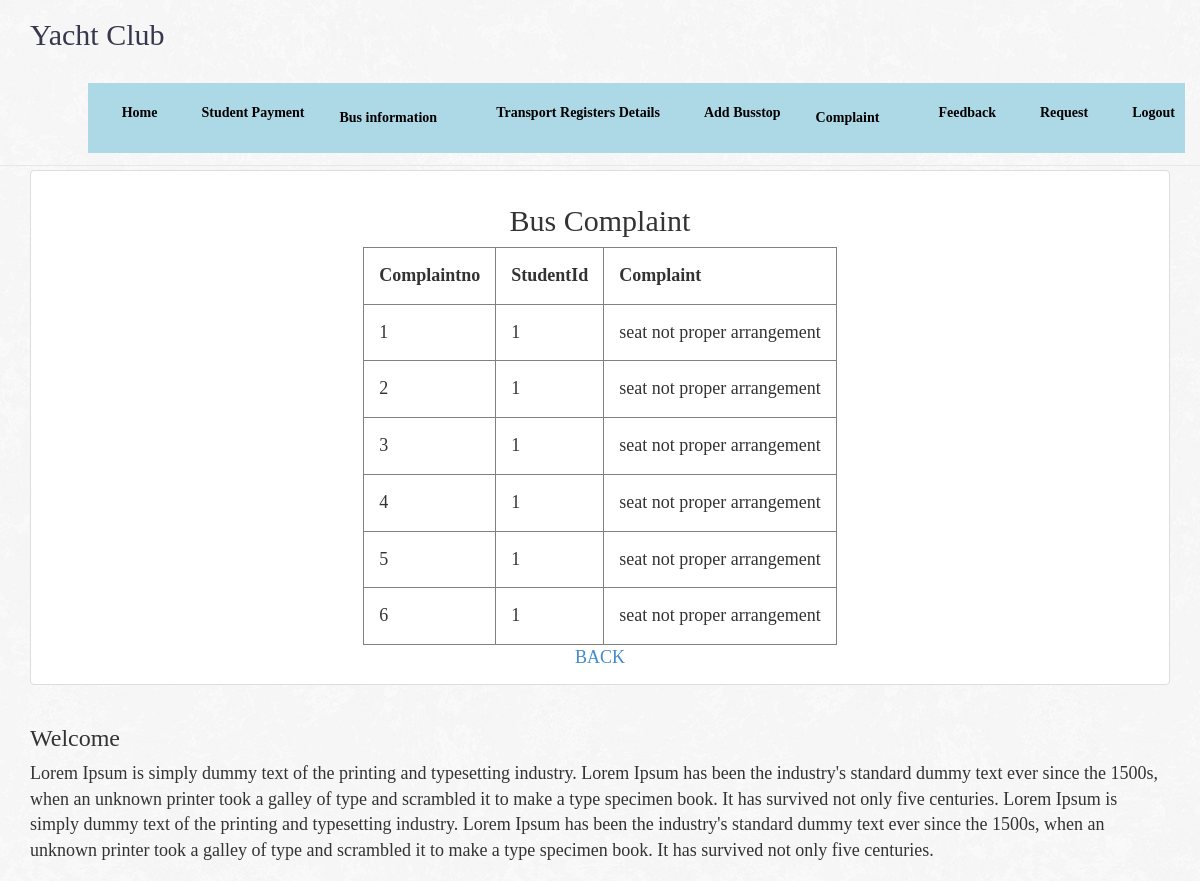
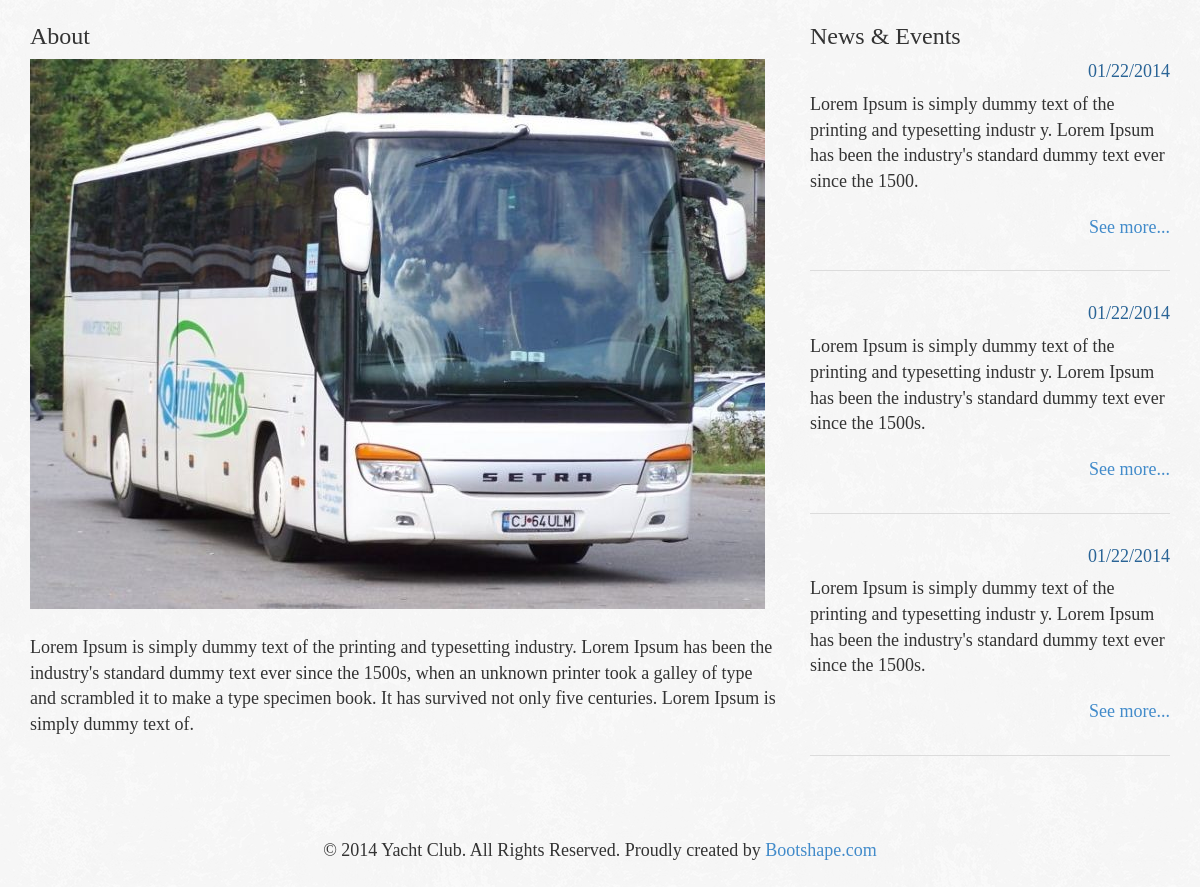
Page /buscom.php on the committed database (2 pictures, top to bottom).
### tables this page shows
CREATE TABLE IF NOT EXISTS `complainbus` (
  `cno` int(10) NOT NULL AUTO_INCREMENT,
  `sid` int(10) DEFAULT NULL,
  `complaint` varchar(200) DEFAULT NULL,
  PRIMARY KEY (`cno`)
);

### buscom.php (the view, shortened to what this page needs)
<!DOCTYPE html>
<html>
  <head>
    <link href="css/bootstrap.css" rel="stylesheet">
    <link href="css/bootshape.css" rel="stylesheet">
  </head>
  <body>
<li><div class="dropdown">
  <button class="dropbtn"><strong>Complaint </strong></button>
</div></li>
    <div class="navbar navbar-default navbar-fixed-top" role="navigation">
      <div class="container">
        <div class="navbar-header">
          <a class="navbar-brand" href="#">Yacht Club</a>
        </div>
        <nav role="navigation" class="collapse navbar-collapse navbar-right">
         <ul class="navbar-nav nav">
            <li class="active"><a href="adminhome.php"><strong>Home</strong></a></li>
           <li class="active"> <a href="dataentry.php">Student Payment </a>
			<li><div class="dropdown">
  <button class="dropbtn"><strong>Bus information</strong></button>
</div></li>
			<li class="active"><a href="receipt.html">Transport Registers Details</a>
			<li class="active"><a href="schedule.php">Add Busstop</a>
			<li><div class="dropdown">
  <button class="dropbtn"><strong>Complaint </strong></button>
</div></li>
				<li class="active"><a href="feedcom.php">Feedback</a>
            <li><li class="active"><a href="request.php">Request</a></li>
				<li class="active"><a href="Home1.php">Logout</a>
          </ul>
        </nav>
      </div>
    </div>
    <div class="jumbotron">
    </div>
   <div class="container thumbs">
      <center> <div class="col-sm-10 col-md-12">
        <div class="thumbnail">
          <div class="caption">
 <?php
$con=mysql_connect("localhost","root","");
mysql_select_db("college",$con);?>
<html>
<form action="" method="post">
<h2> Bus Complaint</h2>
 <center><table border="1">
 <th><strong>Complaintno</strong></th>
<th><strong>StudentId</strong></th>
<th><strong>Complaint</strong></th>
<?php
$sel=mysql_query("select * from complainbus ",$con);
while($row=mysql_fetch_row($sel,MYSQL_BOTH))
{
?>
<tr><td><?php echo $row[0];?></td>
<td><?php echo $row[1];?></td>
<td><?php echo $row[2];?></td>
<?php
}
?>
</table></center>
</form><center>
<a href="adminhome.php">BACK</a></center>
</html>
          </div>
        </div>
      </div>
    </div></center>
    <div class="container">
      <div class="">
        <h3 class="">Welcome</h3>
        <p>Lorem Ipsum is simply dummy text of the printing and typesetting industry. Lorem Ipsum has been the industry's standard dummy text ever since the 1500s, when an unknown printer took a galley of type and scrambled it to make a type specimen book. It has survived not only five centuries. Lorem Ipsum is simply dummy text of the printing and typesetting industry. Lorem Ipsum has been the industry's standard dummy text ever since the 1500s, when an unknown printer took a galley of type and scrambled it to make a type specimen book. It has survived not only five centuries.</p>
      </div>
      <div class="row">
        <div class="col-sm-8">
          <h3 class="">About</h3>
          <img src="img/b8.jpg" alt="" class="img-responsive">
          <br>
          <p>Lorem Ipsum is simply dummy text of the printing and typesetting industry. Lorem Ipsum has been the industry's standard dummy text ever since the 1500s, when an unknown printer took a galley of type and scrambled it to make a type specimen book. It has survived not only five centuries. Lorem Ipsum is simply dummy text of.</p>
        </div>
        <div class="col-sm-4">
          <h3 class="">News & Events</h3>
          <div class="event">
            <div class="text-right date">01/22/2014</div>
            <p>Lorem Ipsum is simply dummy text of the printing and typesetting industr y. Lorem Ipsum has been the industry's standard dummy text ever since the 1500.</p>
            <div class="text-right">
              <a href="#">See more...</a>
            </div>
          </div>
          <div class="event">
            <div class="text-right date">01/22/2014</div>
            <p>Lorem Ipsum is simply dummy text of the printing and typesetting industr y. Lorem Ipsum has been the industry's standard dummy text ever since the 1500s.</p>
            <div class="text-right">
              <a href="#">See more...</a>
            </div>
          </div>
          <div class="event">
            <div class="text-right date">01/22/2014</div>
            <p>Lorem Ipsum is simply dummy text of the printing and typesetting industr y. Lorem Ipsum has been the industry's standard dummy text ever since the 1500s.</p>
            <div class="text-right">
              <a href="#">See more...</a>
            </div>
          </div>
        </div>
      </div>
    </div>
    <div class="footer text-center">
        <p>&copy; 2014 Yacht Club. All Rights Reserved. Proudly created by <a href="http://bootshape.com">Bootshape.com</a></p>
    </div>
  </body>
</html>

### css/bootshape.css (style rules this page uses)
body { background-image:url('../img/bg.png'); background-repeat:repeat; }
p { margin: 0 0 20px; }
.navbar { background-image:url('../img/bg.png'); background-repeat:repeat; }
.jumbotron { background-color: transparent; padding: 70px 0 0 0; }
.footer { margin-top: 40px; padding: 40px 0; }
.event { border-bottom: 1px solid #dcdcdc; padding-bottom: 30px; }
.event + .event { padding-top: 30px; }
.event .date { margin-bottom: 7px; color: #2a6496; }

### buscom.php (style rules this page uses)
.dropbtn { background-color: #ADD8E6; color: black; padding: 25px; font-size: 14px; border: none; cursor: pointer; }
.dropdown { position: relative; display: inline-block; }
body a { text-decoration:none; }
table, th, td { border-collapse: collapse; }
th, td { padding: 15px; }

### rows in the picture
complainbus: cno "1", sid "1", complaint "seat not proper arrangement"
complainbus: cno "2", sid "1", complaint "seat not proper arrangement"
complainbus: cno "3", sid "1", complaint "seat not proper arrangement"
complainbus: cno "4", sid "1", complaint "seat not proper arrangement"
complainbus: cno "5", sid "1", complaint "seat not proper arrangement"
complainbus: cno "6", sid "1", complaint "seat not proper arrangement"
